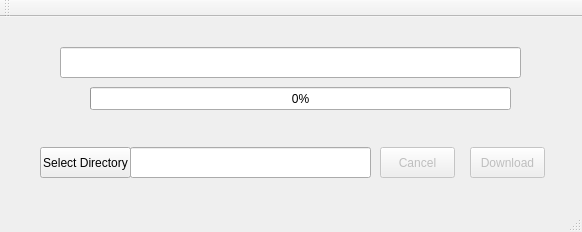
<?xml version="1.0" encoding="UTF-8"?>
<ui version="4.0">
 <class>bDownloader</class>
 <widget class="QMainWindow" name="bDownloader">
  <property name="geometry">
   <rect>
    <x>0</x>
    <y>0</y>
    <width>582</width>
    <height>232</height>
   </rect>
  </property>
  <property name="windowTitle">
   <string>bDownloader</string>
  </property>
  <widget class="QWidget" name="centralWidget">
   <widget class="QLineEdit" name="urlLine">
    <property name="geometry">
     <rect>
      <x>60</x>
      <y>30</y>
      <width>461</width>
      <height>31</height>
     </rect>
    </property>
   </widget>
   <widget class="QPushButton" name="dirBut">
    <property name="geometry">
     <rect>
      <x>40</x>
      <y>130</y>
      <width>91</width>
      <height>31</height>
     </rect>
    </property>
    <property name="text">
     <string>Select Directory</string>
    </property>
   </widget>
   <widget class="QPushButton" name="cButton">
    <property name="enabled">
     <bool>false</bool>
    </property>
    <property name="geometry">
     <rect>
      <x>380</x>
      <y>130</y>
      <width>75</width>
      <height>31</height>
     </rect>
    </property>
    <property name="text">
     <string>Cancel</string>
    </property>
   </widget>
   <widget class="QPushButton" name="dButton">
    <property name="enabled">
     <bool>false</bool>
    </property>
    <property name="geometry">
     <rect>
      <x>470</x>
      <y>130</y>
      <width>75</width>
      <height>31</height>
     </rect>
    </property>
    <property name="text">
     <string>Download</string>
    </property>
   </widget>
   <widget class="QProgressBar" name="progressBar">
    <property name="geometry">
     <rect>
      <x>90</x>
      <y>70</y>
      <width>421</width>
      <height>23</height>
     </rect>
    </property>
    <property name="value">
     <number>0</number>
    </property>
   </widget>
   <widget class="QLineEdit" name="dir">
    <property name="geometry">
     <rect>
      <x>130</x>
      <y>130</y>
      <width>241</width>
      <height>31</height>
     </rect>
    </property>
   </widget>
  </widget>
  <widget class="QMenuBar" name="menuBar">
   <property name="geometry">
    <rect>
     <x>0</x>
     <y>0</y>
     <width>582</width>
     <height>21</height>
    </rect>
   </property>
  </widget>
  <widget class="QToolBar" name="mainToolBar">
   <attribute name="toolBarArea">
    <enum>TopToolBarArea</enum>
   </attribute>
   <attribute name="toolBarBreak">
    <bool>false</bool>
   </attribute>
  </widget>
  <widget class="QStatusBar" name="statusBar"/>
 </widget>
 <layoutdefault spacing="6" margin="11"/>
 <resources/>
 <connections/>
</ui>
